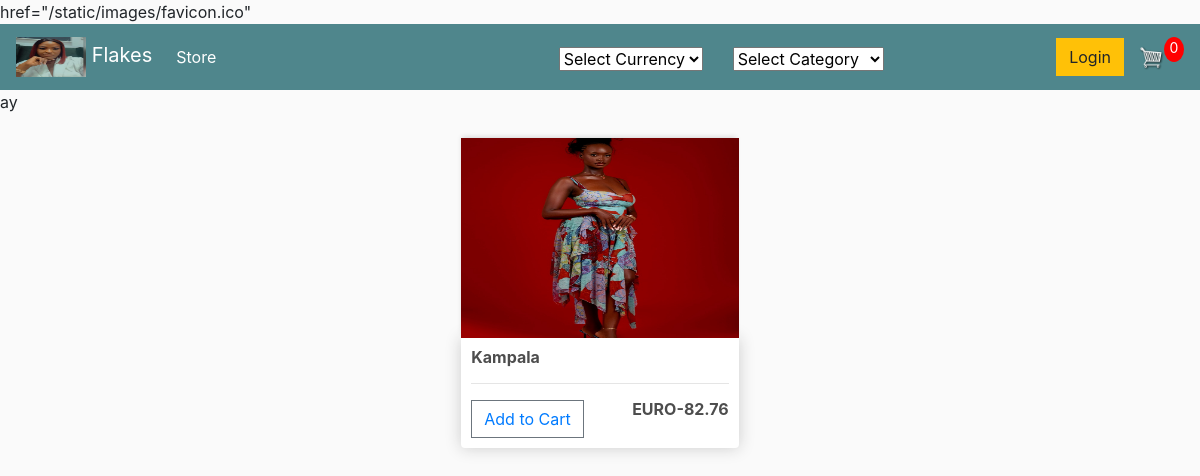
Before: /fashion/ with the older database file.
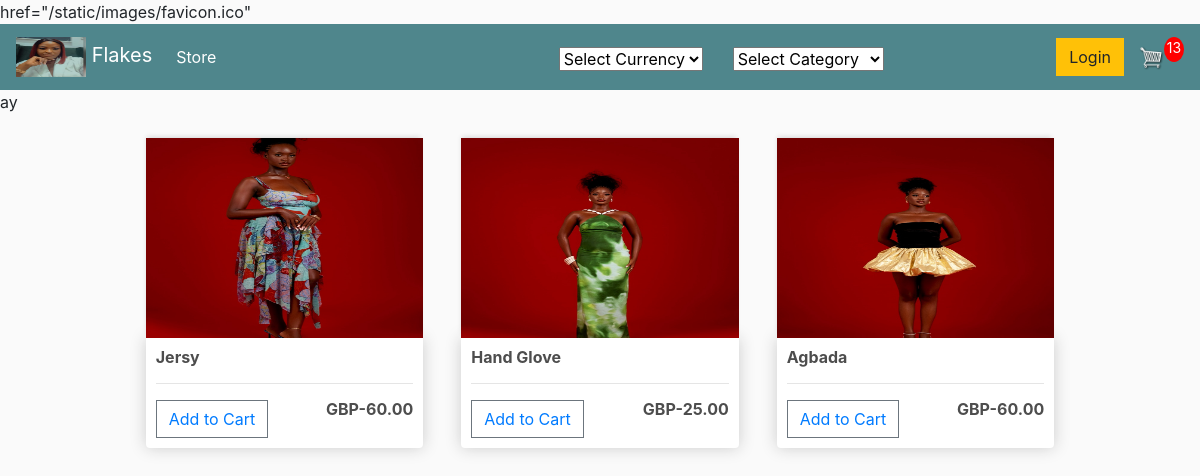
After: the same page with the newer database file.
### fashion_app/models.py (models this page shows, shortened)
class Product(models.Model):
	category = models.ForeignKey(Category, verbose_name=(""), on_delete=models.CASCADE, null=True,blank=True)
	name = models.CharField(max_length=200)
	price = models.PositiveIntegerField()
	digital = models.BooleanField(default=False,null=True, blank=True)
	image = models.ImageField(null=True, blank=True)
	@property
	def imageURL(self):
		try:
			url = self.image.url
		except:
			url = ''
		return url
	def get_revised_price(self):
		try:
			jab = Currency.objects.get(pk=1)
			if jab.currency == 'NGN':
				return float(self.price)
			elif jab.currency  == 'USD':
				return float(self.price/jab.usd)
			elif jab.currency == 'EURO':
				return float(self.price/jab.euro)
			elif jab.currency  == 'GBP':
				return float(self.price/jab.pound)
		except Currency.DoesNotExist:
			return None  # Handle missing currency scenario
		return None
	def declare_currence(self):
		try:
			jab = Currency.objects.get(pk=1)
			if jab.currency == 'NGN':
				return 'NGN'
			elif jab.currency  == 'USD':
				return 'USD'
			elif jab.currency == 'EURO':
				return 'EURO'
			elif jab.currency  == 'GBP':
				return 'GBP'
		except Currency.DoesNotExist:
			return None  # Handle missing currency scenario
		return None

class Currency(models.Model):
	currecy_choices =[('NGN','Naira'),('GBP','Pound'),('EURO','Euro'),('USD','usd')]
	currency  =  models.CharField( max_length=50 ,choices=currecy_choices, default='NGN')
	naira = models.DecimalField( max_digits=10, decimal_places=2,default= 1)
	pound =models.DecimalField( max_digits=10, decimal_places=2,default= 1)
	euro =models.DecimalField( max_digits=10, decimal_places=2,default= 1)
	usd = models.DecimalField( max_digits=10, decimal_places=2,default= 1)

### fashion_app/views.py (the view)
# urls.py: path('', views.mainstore, name='mainstore'),
def mainstore(request):
    currency = Currency.objects.all()
    categories=Category.objects.all()
    products = Product.objects.all()
    items=OrderItem.objects.all()
    cartTotalItems = sum([item.quantity for item in items])
    context = {'products':products, 'categories':categories,'currency':currency,'cartTotalItems':cartTotalItems,'items':items}
    return render(request, 'store/mainstore.html', context)

### fashion_app/templates/store/mainstore.html (shortened to what this page needs)
{% extends 'store/main.html' %}
{% load static %}
{% block currency %}
<div>
	<form id="autoSubmitForm" action="{% url 'edit_currency'%}" method="post" class ='mt-1 col-4'>
		<select class="form-select" name="currency" id="autoSubmitSelect">
		<option value='NGN'> Select Currency</option>
		</select>
	  </form>
</div>
<div  class ='mt-1 col-4'>
	<select onchange="window.location.href=value" class="form-select" name="currency" id="autoSubmitSelect2">
		<option value= ""> Select Category</option>
		</select>
</div>
{% endblock currency %}
{% block cart %}
<p id="cart-total">{{cartTotalItems}}</p>
{% endblock cart %}
{% block content %}
</div>
	<div class="row d-flex justify-content-center">
		{% for product in products %}
		<div class=" col-md-3 mx-1 mb-5 text-dark">
			<img class="thumbnail" src="{{product.imageURL}}">
			<div class="box-element product">
				<h6><strong>{{product.name}}</strong></h6>
				<hr>
				<div style="display: flex; gap:1em; justify-content: space-between;">
					<div>
						<button data-product="{{product.id}}" data-action="add" class="btn btn-outline-secondary add-btn update-cart"><a href="{% url 'add_to_cart' product.id %}"> Add to Cart</a>	</button>
					</div>
					<h6><strong>{{product.declare_currence}}-{{product.get_revised_price|floatformat:2}}</strong></h6>
				</div>
			</div>
		</div>
		{% endfor %}
	</div>
{% endblock content %}

### fashion_app/templates/store/main.html (shortened to what this page needs)
<!DOCTYPE html>
{% load static %}
<html>
<head>
	<link rel="stylesheet" href="https://stackpath.bootstrapcdn.com/bootstrap/4.4.1/css/bootstrap.min.css">
	<link rel="stylesheet" type="text/css" href="{% static 'css/main.css' %}">
</head>
<body>
 href="{%  static '/images/favicon.ico' %}"
	<nav class="navbar navbar-expand-lg navbar-dark bg-dark">
	  <a class="navbar-brand" href="{% url 'mainstore' %}"><img src="{% static 'images/folake.jpg' %}" alt="Logo" width="70" height="40" class="d-inline-block align-text-middle">
		Flakes   </a>
	  <div class="collapse navbar-collapse" id="navbarSupportedContent">
	    <ul class="navbar-nav mr-auto">
	      <li class="nav-item active">
	        <a class="nav-link" href="{% url 'mainstore' %}">Store <span class="sr-only">(current)</span></a>
	      </li>
	    </ul>
		{% block currency %}
		{% endblock currency %}
	    <div class="form-inline my-2 my-lg-0">
	     	<a href="{% url 'login'  %}"class="btn btn-warning">Login</a>
	     	<a href="{% url 'cart' %}">
	    		<img  id="cart-icon" src="{% static 'images/cart.png' %}">
	    	</a>
	    	{% block cart %}
{% endblock cart %}
	    </div>
	  </div>
	</nav>
	ay
     <div class="container">
            <br>
            {% block content %}
            {% endblock content %}
</body>
</html>

### static/css/main.css (style rules this page uses)
body { background-color: hsl(0, 0%, 98%); }
h1,h2,h3,h4,h5,h6 { color:hsl(0, 0%, 30%); }
.box-element { box-shadow:hsl(0, 0%, 80%) 0 0 16px; background-color: #fff; border-radius: 4px; padding: 10px; }
.thumbnail { width: 100%; height: 200px; -webkit-box-shadow: -1px -3px 5px -2px rgba(214,214,214,1); -moz-box-shadow: -1px -3px 5px -2px rgba(214,214,214,1); box-shadow: -1px -3px 5px -2px rgba(214,214,214,1); }
.product { border-radius: 0 0 4px 4px; }
.bg-dark { background-color: #4f868c!important; }
#cart-icon { width:25px; display: inline-block; margin-left: 15px; }
#cart-total { display: block; text-align: center; color:#fff; background-color: red; width: 20px; height: 25px; border-radius: 50%; font-size: 14px; }
.btn { border-radius: 0; }

Changed rows visible on the page:
removed Product: imageURL (picture), name "Kampala", declare_currence "EURO", get_revised_price "82.76"
added Product: imageURL (picture), name "Jersy", declare_currence "GBP", get_revised_price "60.00"
added Product: imageURL (picture), name "Hand Glove", declare_currence "GBP", get_revised_price "25.00"
added Product: imageURL (picture), name "Agbada", declare_currence "GBP", get_revised_price "60.00"
Other visible differences:
{{ cartTotalItems }}: "0" → "13"
